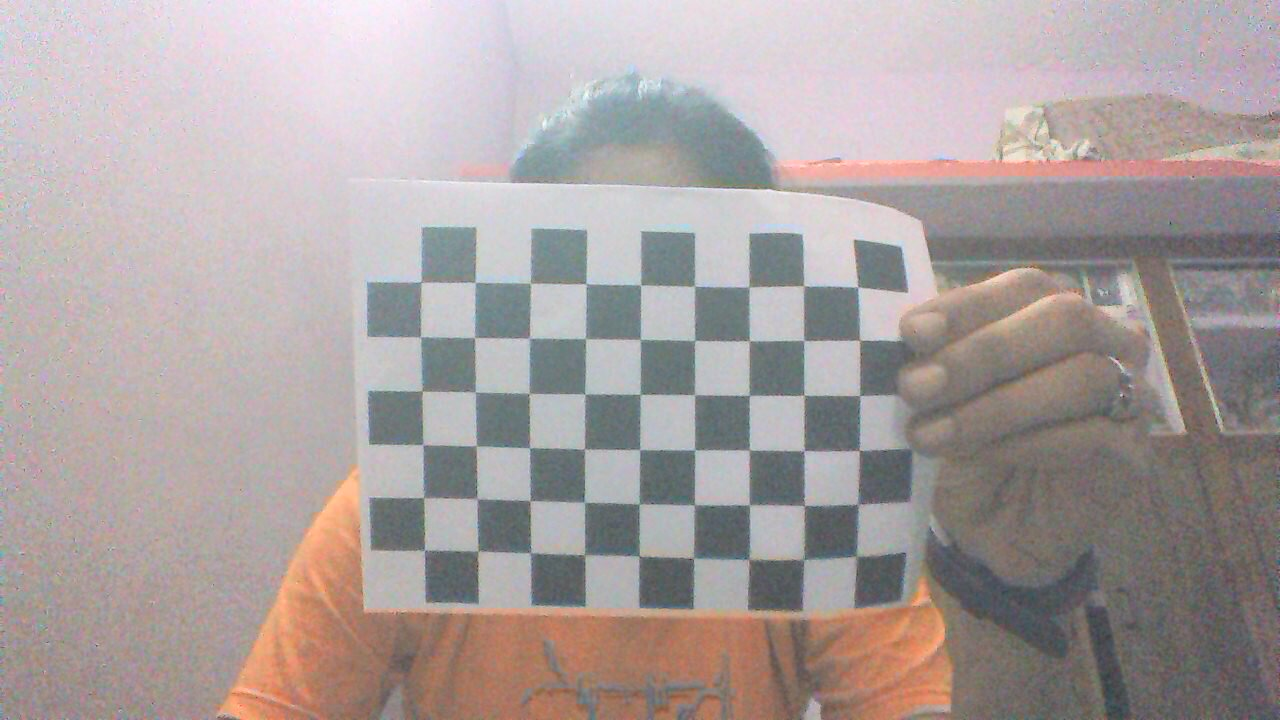
#> input picture Pano/pano_dataset/calib1/left01.jpg, 1280 x 720 px; its folder holds only this picture in this run
$ python -i calibrate.py   (imports and definitions only)   (Python 2 division)   (older library calls are emulated)
#> lines starting #> are read from the running program, lines starting #| are printed output that depends on the picture; long printed decimals are rounded
### Pano/common.py
#!/usr/bin/env python

'''
This module contais some common routines used by other samples.
'''

import numpy as np
import cv2
import os
from contextlib import contextmanager
import itertools as it

image_extensions = ['.bmp', '.jpg', '.jpeg', '.png', '.tif', '.tiff', '.pbm', '.pgm', '.ppm']

class Bunch(object):
    def __init__(self, **kw):
        self.__dict__.update(kw)
    def __str__(self):
        return str(self.__dict__)

def splitfn(fn):
    path, fn = os.path.split(fn)
    name, ext = os.path.splitext(fn)
    return path, name, ext

def anorm2(a):
    return (a*a).sum(-1)
def anorm(a):
    return np.sqrt( anorm2(a) )

# [44 lines left out: functions homotrans, to_rect, rect2rect_mtx, lookat, mtx2rvec, draw_str, not called in this run]
class Sketcher:
    def __init__(self, windowname, dests, colors_func):
        # [8 lines left out: function __init__, not called in this run]
    def show(self):
        cv2.imshow(self.windowname, self.dests[0])

    def on_mouse(self, event, x, y, flags, param):
        # [12 lines left out: function on_mouse, not called in this run]

# palette data from matplotlib/_cm.py
_jet_data =   {'red':   ((0., 0, 0), (0.35, 0, 0), (0.66, 1, 1), (0.89,1, 1),
                         (1, 0.5, 0.5)),
               'green': ((0., 0, 0), (0.125,0, 0), (0.375,1, 1), (0.64,1, 1),
                         (0.91,0,0), (1, 0, 0)),
               'blue':  ((0., 0.5, 0.5), (0.11, 1, 1), (0.34, 1, 1), (0.65,0, 0),
                         (1, 0, 0))}

cmap_data = { 'jet' : _jet_data }

def make_cmap(name, n=256):
    # [14 lines left out: function make_cmap, not called in this run]
def nothing(*arg, **kw):
    pass

def clock():
    return cv2.getTickCount() / cv2.getTickFrequency()

@contextmanager
# [8 lines left out: function Timer, not called in this run]
class StatValue:
    def __init__(self, smooth_coef = 0.5):
        self.value = None
        self.smooth_coef = smooth_coef
    def update(self, v):
        # [6 lines left out: function update, not called in this run]
class RectSelector:
    def __init__(self, win, callback):
        # [30 lines left out: functions __init__, onmouse, draw, not called in this run]
    def dragging(self):
        return self.drag_rect is not None


def grouper(n, iterable, fillvalue=None):
    # [4 lines left out: function grouper, not called in this run]
def mosaic(w, imgs):
    # [12 lines left out: function mosaic, not called in this run]
def getsize(img):
    h, w = img.shape[:2]
    return w, h

def mdot(*args):
    return reduce(np.dot, args)

def draw_keypoints(vis, keypoints, color = (0, 255, 255)):
    # [4 lines left out: function draw_keypoints, not called in this run]
### Pano/calibrate.py
#!/usr/bin/env python

import numpy as np
import cv2
import os
from common import splitfn

USAGE = '''
USAGE: calib.py [--save <filename>] [--debug <output path>] [--square_size] [<image mask>]
'''
# [19 lines left out: function draw, not called in this run]
# [15 lines of commented-out code are left out]

def calib():
    import sys, getopt
    from glob import glob

    args, img_mask = getopt.getopt(sys.argv[1:], '', ['save=', 'debug=', 'square_size='])
    args = dict(args)
    img_mask = 'calib1/left*.jpg'
    img_names = glob(img_mask)
    debug_dir = args.get('--debug')
    square_size = float(args.get('--square_size', 1.0))

    pattern_size = (9, 6)#10X7
    pattern_points = np.zeros( (np.prod(pattern_size), 3), np.float32 )
    pattern_points[:,:2] = np.indices(pattern_size).T.reshape(-1, 2)
    pattern_points *= square_size

    obj_points = []
    img_points = []
    h, w = 0, 0
    print 'image names: ',img_names
    for fn in img_names:
        print 'processing %s...' % fn,
        img = cv2.imread(fn, 0)
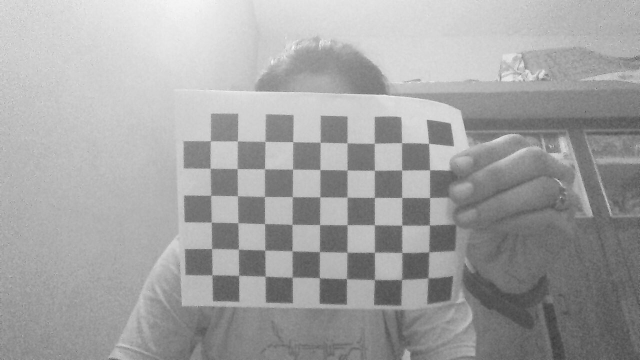
#> img: shape (720, 1280) (shown at 1/2 size); min 44, max 251, mean 163
        h, w = img.shape[:2]
        found, corners = cv2.findChessboardCorners(img, pattern_size)
#> found = True; corners = 54 rows, first 8: [856.5, 556.5], [803.7, 560.5], [748.9, 560], [693.3, 558.9], [639.1, 555.6], [583.5, 555.3], [529.9, 552.5], [477.9, 551.2]
        if found:
            term = ( cv2.TERM_CRITERIA_EPS + cv2.TERM_CRITERIA_COUNT, 30, 0.1 )
            cv2.cornerSubPix(img, corners, (5, 5), (-1, -1), term)
        vis = cv2.cvtColor(img, cv2.COLOR_GRAY2BGR)
        cv2.drawChessboardCorners(vis, pattern_size, corners, found)
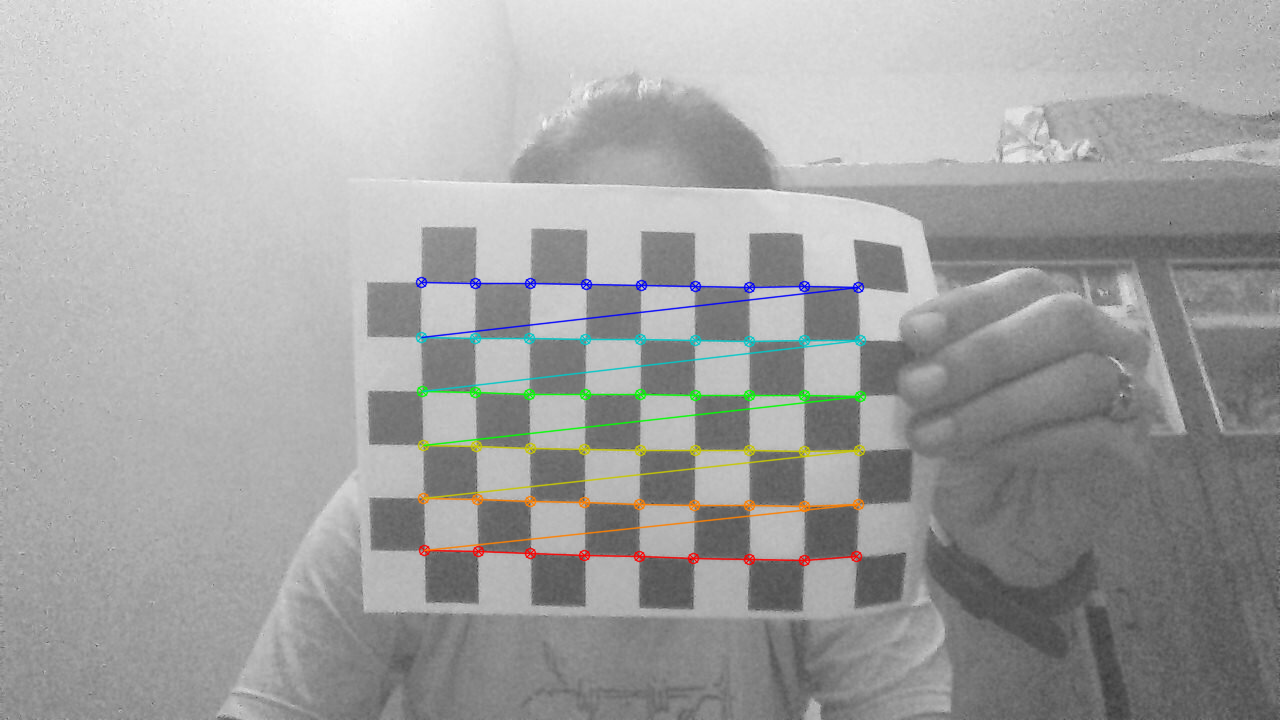
#> vis: shape (720, 1280, 3); mean B, G, R 162.2, 162.8, 162.5
        path, name, ext = splitfn(fn)
        #cv2.imshow('corners',vis)
        #cv2.waitKey()
        #cv2.destroyAllWindows()
        if debug_dir:
            vis = cv2.cvtColor(img, cv2.COLOR_GRAY2BGR)
            cv2.drawChessboardCorners(vis, pattern_size, corners, found)
            path, name, ext = splitfn(fn)
        cv2.imshow('corners',vis)
        cv2.waitKey(25)
        cv2.destroyAllWindows()
        cv2.imwrite('%s/%s_chess.bmp' % (debug_dir, name), vis)
        if not found:
            print 'chessboard not found'
            continue
        img_points.append(corners.reshape(-1, 2))
        obj_points.append(pattern_points)

        print 'ok'

    rms, camera_matrix, dist_coefs, rvecs, tvecs = cv2.calibrateCamera(obj_points, img_points, (w, h),None,None)
#> rms = 0.923; camera_matrix = [[5474.2, 0, 702.5], [0, 5235.3, 258.4], [0, 0, 1]]; dist_coefs = [[1.72, -971.1, 0.00903, -0.11, -946.1]]; rvecs = ([-0.463, 0.0629, -3.1],); tvecs = ([2.75, 5.51, 94.81],)
    print 'dist coefs: ',dist_coefs,len(dist_coefs),len(dist_coefs[0])
#| dist coefs:  [[ 1.72021218e+00 -9.71111507e+02  9.02600434e-03 -1.09867296e-01
#|   -9.46126244e+02]] 1 5
    raw_input()
    print w/2-0.5,h/2-0.5
#| 639.5 359.5
    # axis = np.float32([[3,0,0],[0,3,0],[0,0,-3]]).reshape(-1,3);
    axis = np.float32([[0,0,0], [0,3,0], [3,3,0], [3,0,0],[0,0,-3],[0,3,-3],[3,3,-3],[3,0,-3] ])
    for fn in img_names:
        print 'processing %s...' % fn,
        img = cv2.imread(fn, 0)
        h, w = img.shape[:2]
        found, corners = cv2.findChessboardCorners(img, pattern_size)
        print 'corners: ',len(corners),len(corners[0])
#| corners:  54 1
        if found:
            term = ( cv2.TERM_CRITERIA_EPS + cv2.TERM_CRITERIA_COUNT, 30, 0.1 )
            cv2.cornerSubPix(img, corners, (5, 5), (-1, -1), term)
        pattern_points = np.zeros((w*h, 1, 3), np.float32)
        pattern_points[:,:,:2] = np.mgrid[0:w,  0:h].T.reshape(-1,1,2)
        # [6 lines of commented-out code are left out]

        if debug_dir:
            vis = cv2.cvtColor(img, cv2.COLOR_GRAY2BGR)
            cv2.drawChessboardCorners(vis, pattern_size, corners, found)
            path, name, ext = splitfn(fn)
            cv2.imwrite('%s/%s_chess.bmp' % (debug_dir, name), vis)
            if not found:
                print 'chessboard not found'
        continue
       # img_points.append(corners.reshape(-1, 2))
       # obj_points.append(pattern_points)

        print 'ok'


    return camera_matrix,dist_coefs

>>> result = calib()
#> result = ([[5474.2, 0, 702.5], [0, 5235.3, 258.4], [0, 0, 1]], [[1.72, -971.1, 0.00903, -0.11, -946.1]])

$ run again, on Pano/pano_dataset/calib1/left05.jpg
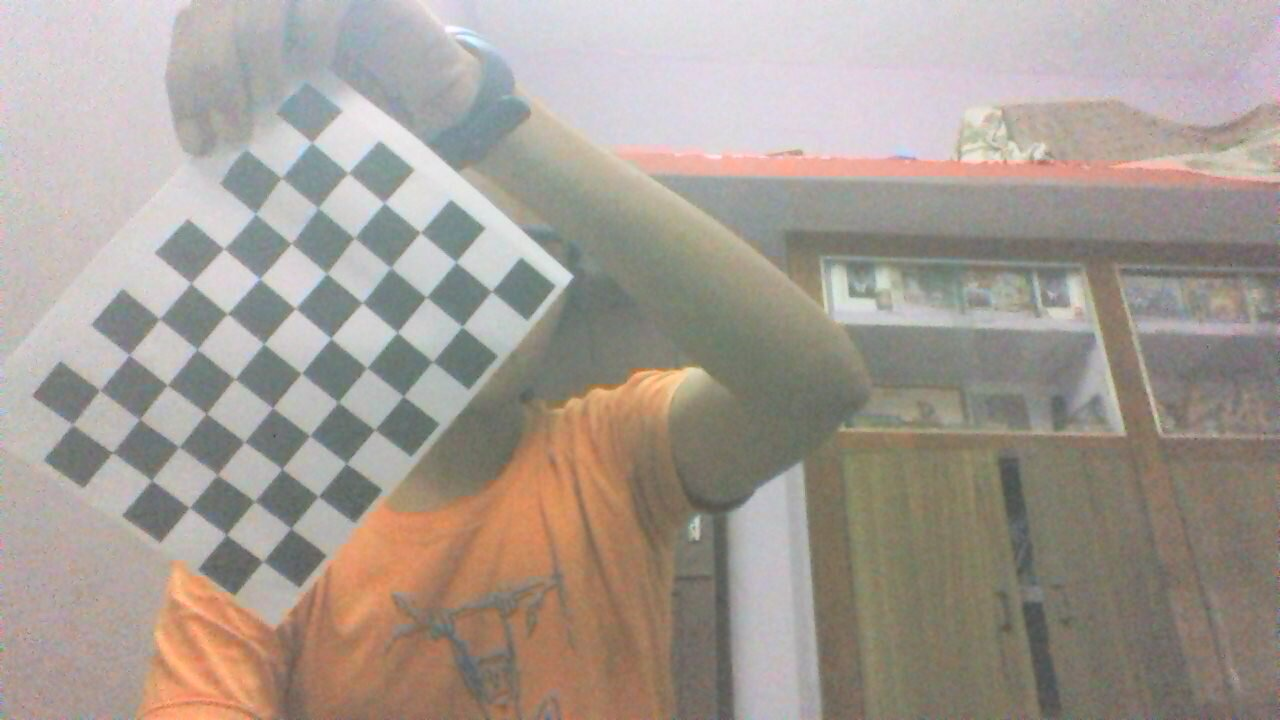
#> input picture Pano/pano_dataset/calib1/left05.jpg, 1280 x 720 px
#> in calib, `img = cv2.imread(fn, 0)`:
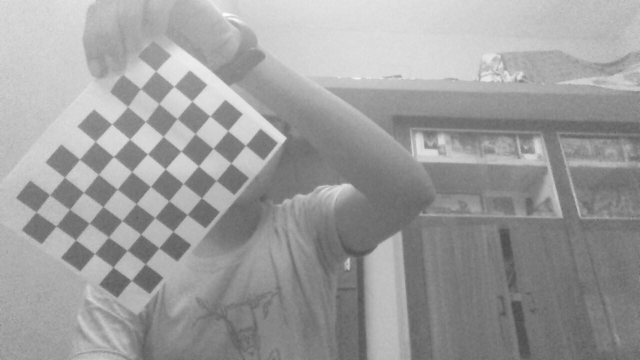
#> img: shape (720, 1280) (shown at 1/2 size); min 76, max 255, mean 157.3
#> found = True; corners = 54 rows, first 8: [491.7, 291.4], [461.8, 326.5], [432.9, 361.7], [403.5, 396.2], [374.6, 429.7], [345.4, 463.7], [318.5, 496.5], [291, 528]
#> in calib, `cv2.drawChessboardCorners(vis, pattern_size, corners, found)`:
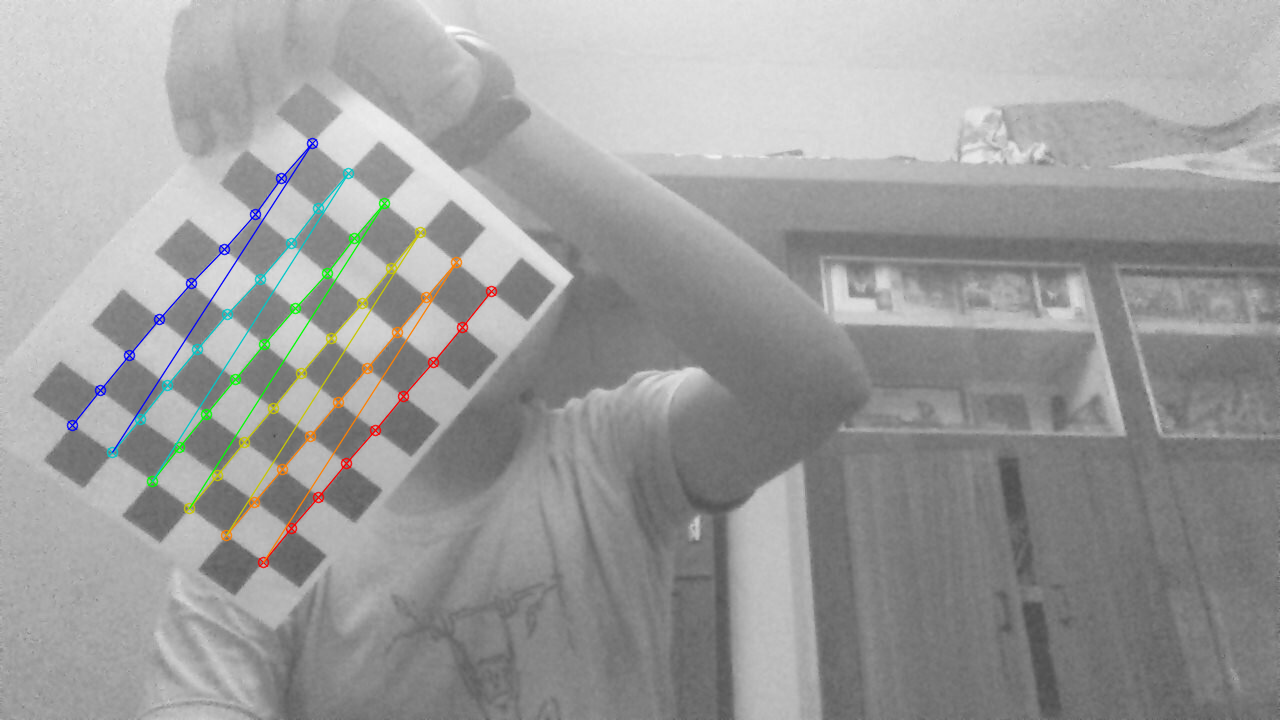
#> vis: shape (720, 1280, 3); mean B, G, R 156.6, 157.1, 156.8
#> rms = 1.24; camera_matrix = [[1072.9, 0, 566.5], [0, 1061.1, 351.7], [0, 0, 1]]; dist_coefs = [[-1.05, 3.4, -0.0233, -0.065, -5.78]]; rvecs = ([-0.267, -0.254, 2.25],); tvecs = ([-1.65, -1.33, 23.59],)
#| dist coefs:  [[-1.049  3.405 -0.02325 -0.06495 -5.776]] 1 5
#| 639.5 359.5
#| corners:  54 1
#> result = ([[1072.9, 0, 566.5], [0, 1061.1, 351.7], [0, 0, 1]], [[-1.05, 3.4, -0.0233, -0.065, -5.78]])

$ run again, on Pano/pano_dataset/calib1/left06.jpg
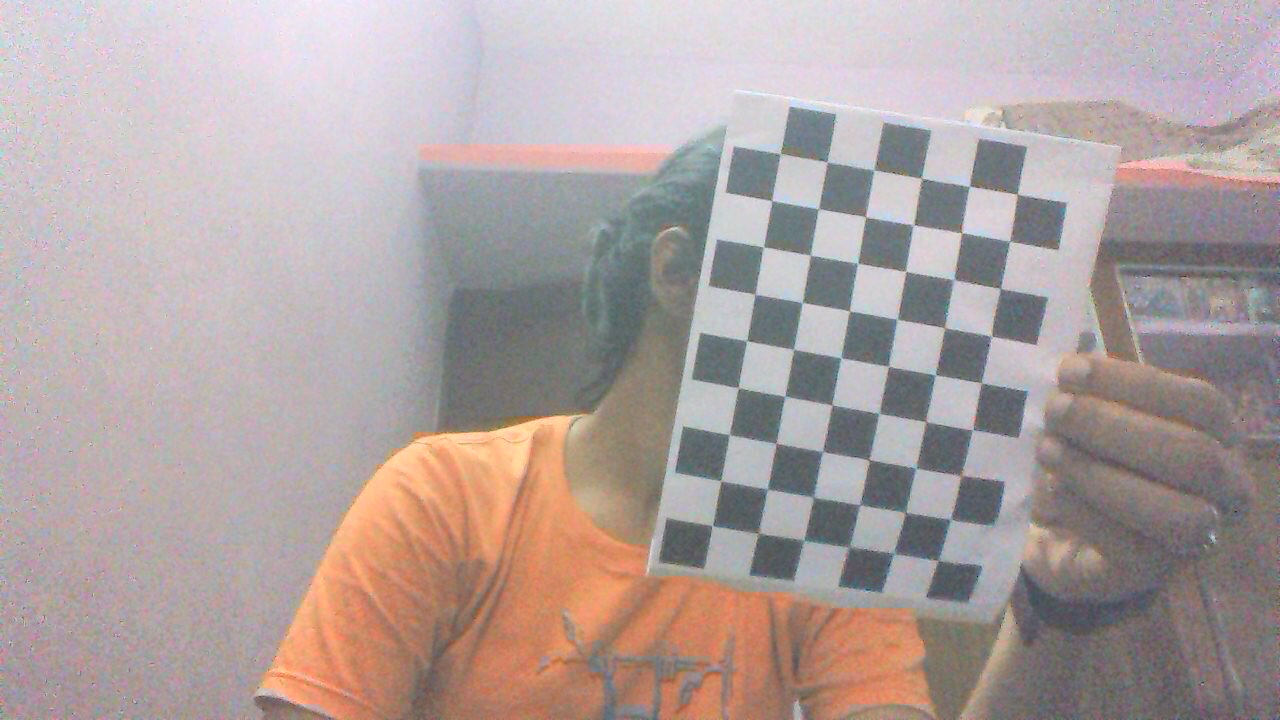
#> input picture Pano/pano_dataset/calib1/left06.jpg, 1280 x 720 px
#> in calib, `img = cv2.imread(fn, 0)`:
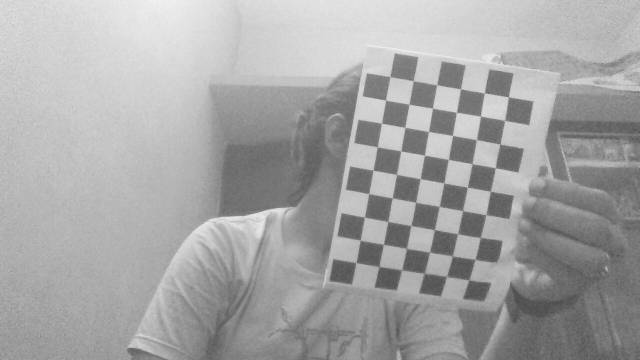
#> img: shape (720, 1280) (shown at 1/2 size); min 45, max 248, mean 165.3
#> found = True; corners = 54 rows, first 8: [712.4, 525.5], [720.5, 480.6], [729.2, 434.4], [738.5, 387.8], [746.4, 340.5], [755, 294.2], [763.8, 247.3], [771.7, 200.7]
#> in calib, `cv2.drawChessboardCorners(vis, pattern_size, corners, found)`:
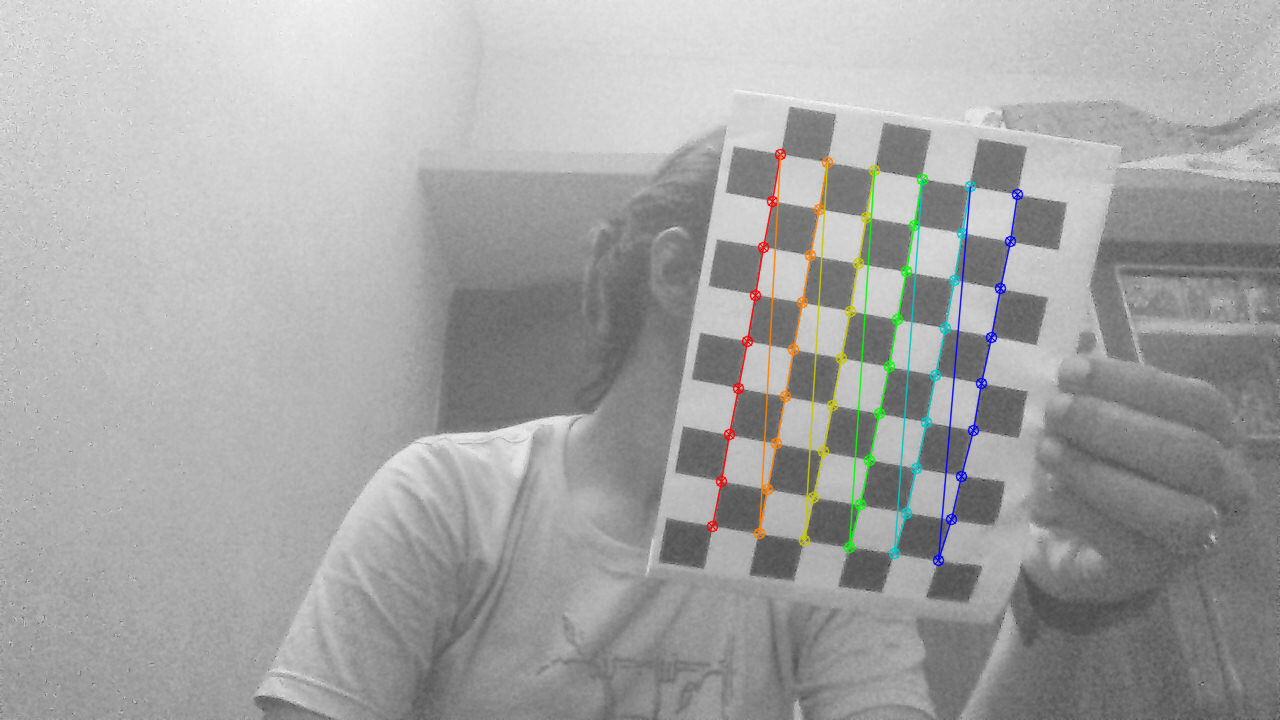
#> vis: shape (720, 1280, 3); mean B, G, R 164.6, 165.1, 164.9
#> rms = 0.69; camera_matrix = [[3776.6, 0, 582.8], [0, 3427.9, 423.4], [0, 0, 1]]; dist_coefs = [[-12.58, 362, -0.212, 0.326, -7200.1]]; rvecs = ([-0.272, 0.473, -1.36],); tvecs = ([2.5, 2.21, 73.07],)
#| dist coefs:  [[-1.25825207e+01  3.62033621e+02 -2.12257577e-01  3.25794070e-01
#|   -7.20011930e+03]] 1 5
#| 639.5 359.5
#| corners:  54 1
#> result = ([[3776.6, 0, 582.8], [0, 3427.9, 423.4], [0, 0, 1]], [[-12.58, 362, -0.212, 0.326, -7200.1]])
